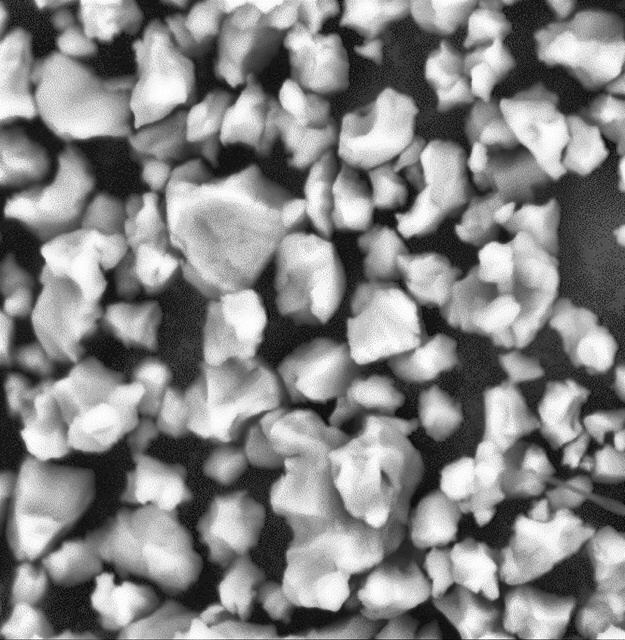
#> input picture 3.jpg, 625 x 640 px
$ python chemistry.py   (older library calls are emulated)
#> lines starting #> are read from the running program, lines starting #| are printed output that depends on the picture; after the words box and inside, x2 and y2 are one past the last pixel; in counts of white or black regions, pixels touching at a corner belong together
# coding: utf8
# -*- coding: utf-8 -*-

import numpy as np
from PIL import Image, ImageDraw
import cv2
import cv2 as cv


def get_count_contours(counters):
    counter = [c for c in counters if len(c) > 5]
    return len(counter)

def get_cnts():
    image = Image.open("3.jpg")
    draw = ImageDraw.Draw(image)
    width = image.size[0]
    height = image.size[1]
    pix = image.load()
    factor = 10
    for i in range(width):
        for j in range(height):
            a = pix[i, j][0]
            b = pix[i, j][1]
            c = pix[i, j][2]
            S = a + b + c
            if (S > (((255 + factor) // 2) * 3)):
                a, b, c = 255, 255, 255
            else:
                a, b, c = 0, 0, 0
            draw.point((i, j), (a, b, c))
    image.save("ansCH2.jpg", "JPEG")
    del draw

    hsv_min = np.array((0, 0, 240), np.uint8)
    hsv_max = np.array((255, 15, 255), np.uint8)

    Image.open('ansCH2.jpg').save('ansCH2.png')
    image = cv.imread("ansCH2.png")

    hsv = cv.cvtColor(image,
                      cv.COLOR_BGR2HSV)  # меняем цветовую модель с BGR на HSV
    thresh = cv.inRange(hsv, hsv_min, hsv_max)  # применяем цветовой фильтр

    _, cnts, hierarchy = cv.findContours(thresh.copy(), cv.RETR_EXTERNAL,
                                         cv.CHAIN_APPROX_SIMPLE)

    return cnts


if __name__ == '__main__':
    image = Image.open("3.jpg")
#> image is the input picture: PIL image 625x640 RGB; mean R, G, B 133, 133, 133
    draw = ImageDraw.Draw(image)
    width = image.size[0]
#> width = 625
    height = image.size[1]
#> height = 640
    pix = image.load()
    factor = int(input('factor:'))  # its better to use min factor closer to white color
#> the answer given: 3
    for i in range(width):
        for j in range(height):
            a = pix[i, j][0]
            b = pix[i, j][1]
            c = pix[i, j][2]
            S = a + b + c
            if (S > (((255 + factor) // 2) * 3)):
                a, b, c = 255, 255, 255
            else:
                a, b, c = 0, 0, 0
            draw.point((i, j), (a, b, c))
    image.save("ansCH2.jpg", "JPEG")
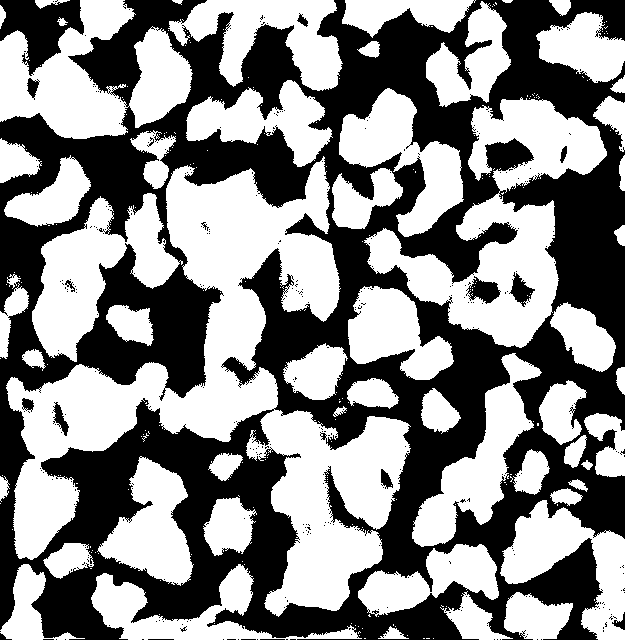
#> saved as ansCH2.jpg: PIL image 625x640 RGB; 53.3% white; 356 black regions (339 under 20 px), largest, box (x1, y1, x2, y2) and area: (0, 0, 625, 640) 181026, (0, 0, 84, 76) 3407, (466, 276, 501, 304) 528
    del draw

    hsv_min = np.array((0, 0, 240), np.uint8)
    hsv_max = np.array((255, 15, 255), np.uint8)

    Image.open('ansCH2.jpg').save('ansCH2.png')
    image = cv2.imread("ansCH2.png")

    hsv = cv.cvtColor(image, cv.COLOR_BGR2HSV)  # меняем цветовую модель с BGR на HSV
#> hsv: shape (640, 625, 3); mean H, S, V 0, 0, 135.8
    thresh = cv.inRange(hsv, hsv_min, hsv_max)  # применяем цветовой фильтр
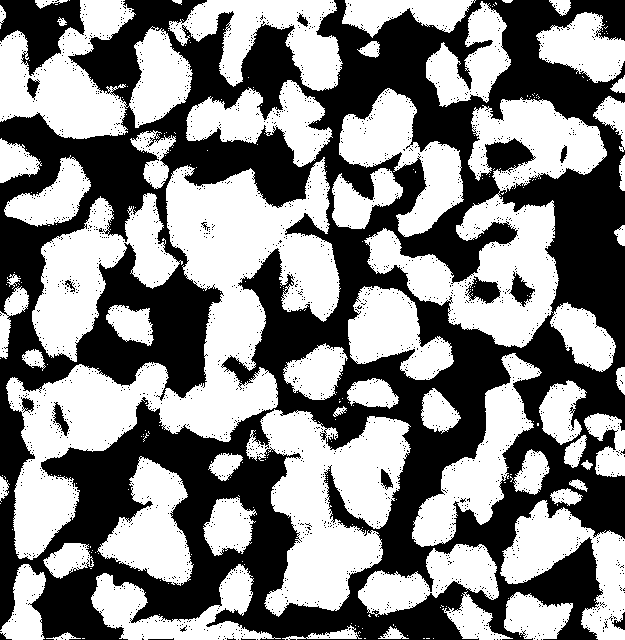
#> thresh: shape (640, 625); 52.2% white; 2415 black regions (2400 under 20 px)

    _, cnts, hierarchy = cv.findContours(thresh.copy(), cv.RETR_EXTERNAL, cv.CHAIN_APPROX_SIMPLE)
#> cnts = 256 contours, 199 with area under 20; largest, box (x1, y1, x2, y2) and area: (6, 157, 341, 560) 38511, (364, 97, 607, 348) 21330, (246, 409, 411, 617) 18233, (0, 0, 193, 139) 13900, (32, 193, 183, 362) 10643
    count_contours = get_count_contours(cnts)
#> in get_count_contours, `counter = [c for c in counters if len(c) > 5]`: counter = 62 contours, 5 with area under 20; largest, box (x1, y1, x2, y2) and area: (6, 157, 341, 560) 38511, (364, 97, 607, 348) 21330, (246, 409, 411, 617) 18233, (0, 0, 193, 139) 13900, (32, 193, 183, 362) 10643
#> count_contours = 62
    print(count_contours)
#| 62

    # отображаем контуры поверх изображения
    cv.drawContours(image, cnts, -1, (0, 0, 255), 3, cv.LINE_AA, hierarchy, 1)
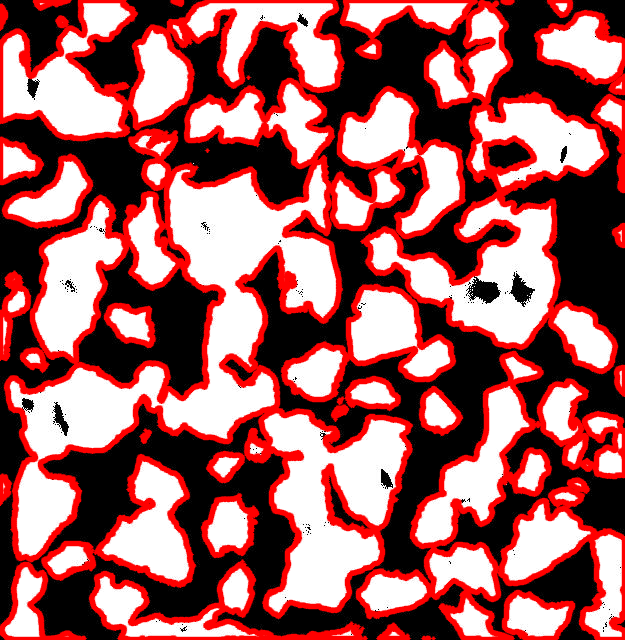
#> image: shape (640, 625, 3); mean B, G, R 99.5, 99.5, 161.6
    cv2.imwrite("contoursCH2.jpg", image)

$ run again, with Cancer1.jpeg copied over 3.jpg
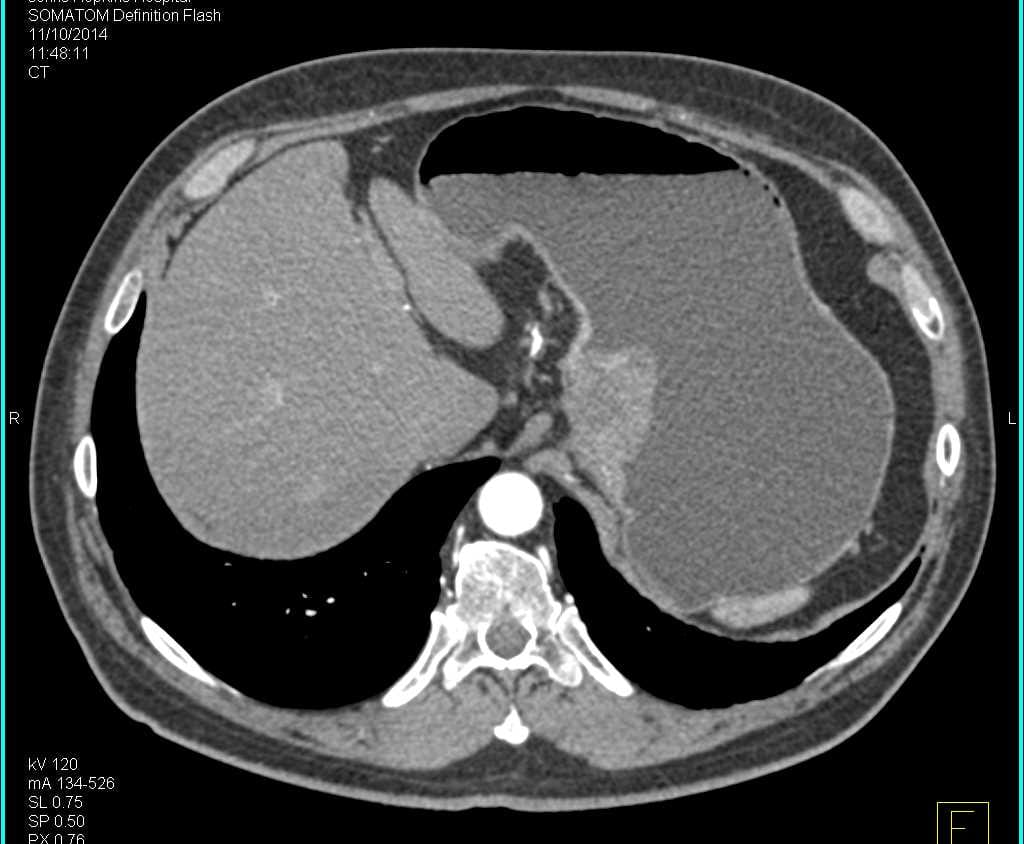
#> input picture Cancer1.jpeg, 1024 x 844 px
#> image is the input picture: PIL image 1024x844 RGB; mean R, G, B 72.3, 73.7, 73.7
#> `image.save("ansCH2.jpg", "JPEG")`:
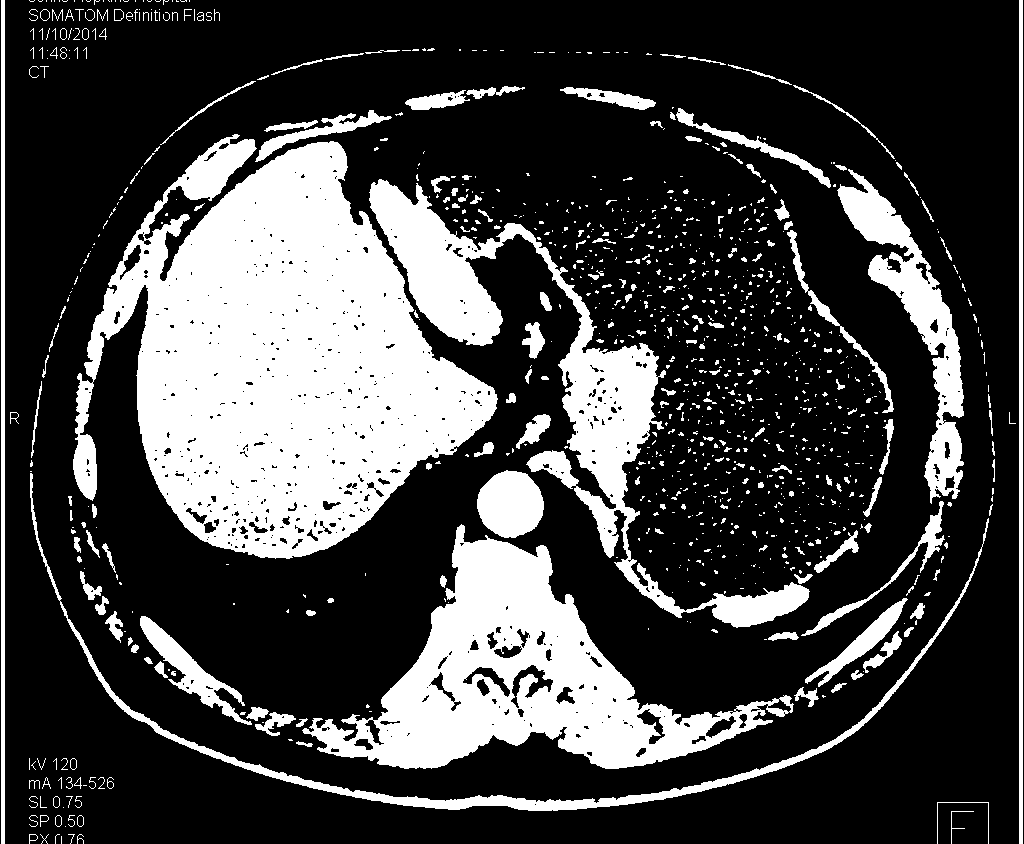
#> saved as ansCH2.jpg: PIL image 1024x844 RGB; 26.5% white; 1054 white regions (821 under 20 px), largest, box (x1, y1, x2, y2) and area: (73, 134, 498, 559) 101298, (302, 524, 794, 769) 41813, (369, 179, 810, 628) 28818
#> hsv: shape (844, 1024, 3); mean H, S, V 0, 0, 67.9
#> thresh: shape (844, 1024); 25.9% white; 1148 white regions (942 under 20 px)
#> cnts = 1148 contours, 1047 with area under 20; largest, box (x1, y1, x2, y2) and area: (73, 134, 498, 559) 102849, (302, 525, 794, 769) 44623, (369, 179, 810, 628) 27886, (837, 169, 964, 504) 10328, (30, 473, 989, 811) 6366
#> counter = 455 contours, 356 with area under 20; largest, box (x1, y1, x2, y2) and area: (73, 134, 498, 559) 102849, (302, 525, 794, 769) 44623, (369, 179, 810, 628) 27886, (837, 169, 964, 504) 10328, (30, 473, 989, 811) 6366
#> count_contours = 455
#| 455
#> `cv.drawContours(image, cnts, -1, (0, 0, 255), 3, cv.LINE_AA, hierarchy..`:
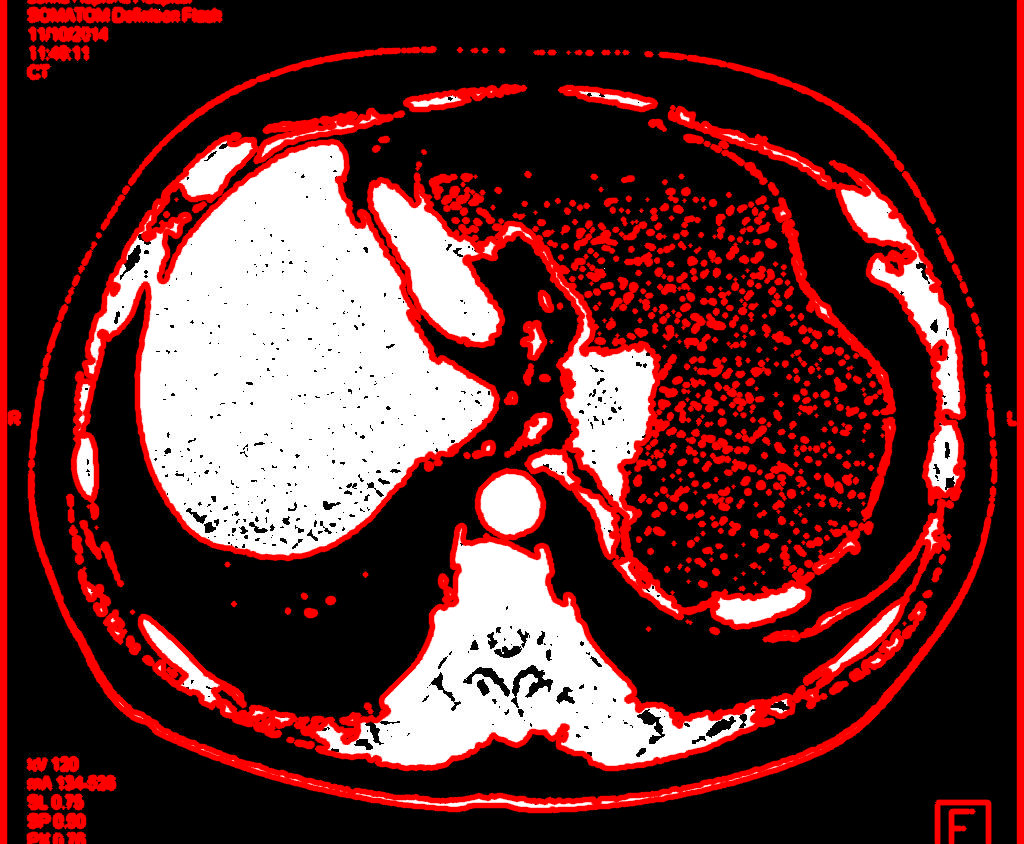
#> image: shape (844, 1024, 3); mean B, G, R 48.7, 48.7, 91.9
